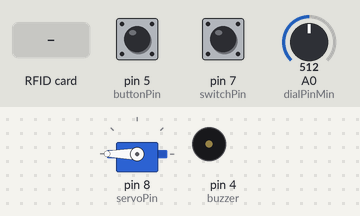
Bench run of a sketch on a simulated Arduino Uno, built with avr-gcc and run on an emulated ATmega328P. Parts: servo, buzzer (waves = sounding, pin HIGH). The test bench sets the inputs (shaded band); at power-on: pin 5 (buttonPin) LOW, pin 7 (switchPin) LOW, A0 (dialPinMin) = 512. Random numbers use the default seed unless the sketch sets one; pins used as bus, display or sensor lines are not drawn; what the sketch prints to the serial monitor is not drawn.

Above: at 1.3 s.
1.4 s: RFID card 22 83 4C 63 held to the reader
At 2.7 s:
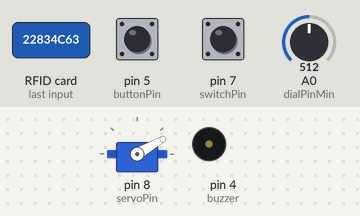
3.2 s: pin 5 (buttonPin) pulled HIGH for 1 s
At 3.85 s:
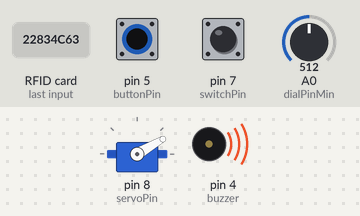
5.7 s: pin 5 (buttonPin) pulled HIGH for 3.2 s
At 6.28 s:
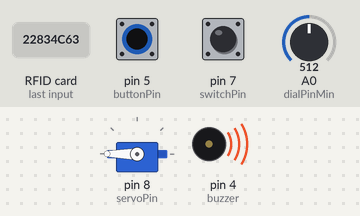
10.4 s: RFID card 59 B9 D9 2A held to the reader
At 12.0 s:
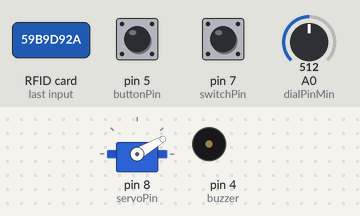
12.4 s: RFID card 5E 7A 19 C4 held to the reader
At 14.2 s:
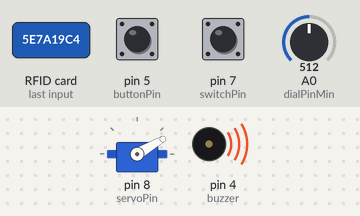
15.4 s: pin 5 (buttonPin) pulled HIGH for 0.15 s
At 17.0 s:
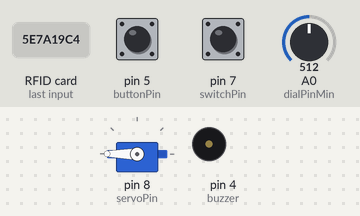
Timing chart, 0 to 18.3 s (numbered marks = the images above; inputs shaded):
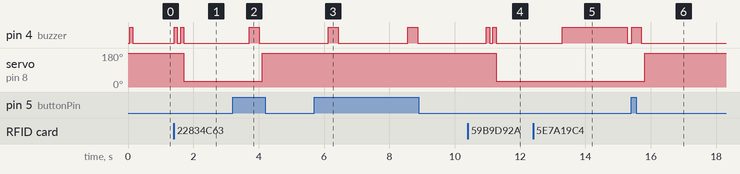

Measured:
- after the input at 1.4 s, pin 4 (buzzer): alternates HIGH for 0.10 s and LOW for 0.10 s, 4 changes in all, then stays LOW, starting at once; servo on pin 8 (servoPin): 180° → 30° after 0.31 s
- after the input at 3.2 s, pin 4 (buzzer): LOW → HIGH after 0.51 s, → LOW 0.30 s later; servo on pin 8 (servoPin): 30° → 180° after 0.91 s
- after the input at 5.7 s, pin 4 (buzzer): alternates HIGH for 0.30 s and LOW for 2.1 s, starting after 0.43 s
- after the input at 10.4 s, pin 4 (buzzer): alternates HIGH for 0.10 s and LOW for 0.10 s, 4 changes in all, then stays LOW, starting after 0.56 s; servo on pin 8 (servoPin): 180° → 30° after 0.86 s
- after the input at 12.4 s, pin 4 (buzzer): LOW → HIGH after 0.88 s, → LOW 2.0 s later
- after the input at 15.4 s, pin 4 (buzzer): LOW → HIGH at once, → LOW 0.30 s later; servo on pin 8 (servoPin): 30° → 180° after 0.41 s

The sketch:

raghad_s_clothest.ino
```cpp
#include <Servo.h>
#include <elapsedMillis.h>
#include "SPI.h"
#include "MFRC522.h"
#define SS_PIN 10
#define RST_PIN 9
int m = 0, n = 0, val;
int buzzer = 4;
const int buttonPin = 5;
MFRC522 rfid(SS_PIN, RST_PIN);
MFRC522::MIFARE_Key key;
#define switchPin 7
#define servoPin 8
#define dialPinMin 0
#define dialPinMax 1
Servo myservo;
elapsedMillis timeElapsed;
long timeElapsedSec;
long delayTimeElapsed;
bool switchPressed;
int servoPos;
long randomNum;
long randomSeedVar;
bool servoMoved = false;
float delayMin;
float delayMax;


void setup() {
  Serial.begin(9600);
  SPI.begin();
  rfid.PCD_Init();
  pinMode(switchPin, INPUT);
   myservo.attach(servoPin);
   randomSeedVar = analogRead(5);     //generates a pseudo random seed by analog reading an empty pin (more info here: https://programmingelectronics.com/using-random-numbers-with-arduino/)
   randomSeed(randomSeedVar);
   myservo.write(180);
   pinMode(buzzer, OUTPUT);
   pinMode(buttonPin, INPUT);
   digitalWrite(buzzer, HIGH);
   delay(100);
   digitalWrite(buzzer, LOW);
}

void servo_open(){
delayMin = analogRead(dialPinMin);
//  delayMax = analogRead(dialPinMax);
//  delayMin = map(delayMin, 0, 1023, 5000, 0);
//  delayMax = map(delayMax, 0, 1023, 0, 10000);
  switchPressed = digitalRead(switchPin);
  //if(switchPressed) {     //if switch is pressed, move the servo to turn the switch back off.
      myservo.write(30);
      servoMoved = false;
      delay(2000);
  //}
  //else if(!servoMoved) {     //once the switch has been turned off, the servo will wait a random amount of time before moving back to its original position.
        randomNum = random(delayMin, delayMax);
        delayTimeElapsed = timeElapsed/2;
        while(timeElapsed < delayTimeElapsed + randomNum) {     //debugging data will continue to be printed while delaying.
          //debug(true);
        }
        //myservo.write(0);
        //servoMoved = true;
  //}
  timeElapsedSec = timeElapsed / 1000;
  //debug(false);
}


void servo_close(){
  delayMin = analogRead(dialPinMin);
   switchPressed = digitalRead(switchPin);
    myservo.write(180);
      servoMoved = false;
      delay(2000);
}


void loop(){

    val = digitalRead(buttonPin);// cloase
  if (val == HIGH)
  {
    Serial.print("button prissed");
    digitalWrite(buzzer, HIGH);
    delay(300);
    digitalWrite(buzzer, LOW);
    delay(100);
    servo_close();
  }
    if (!rfid.PICC_IsNewCardPresent() || !rfid.PICC_ReadCardSerial())
      return;
    // Serial.print(F("PICC type: "));
    MFRC522::PICC_Type piccType = rfid.PICC_GetType(rfid.uid.sak);
    // Serial.println(rfid.PICC_GetTypeName(piccType));
    // Check is the PICC of Classic MIFARE type
    if (piccType != MFRC522::PICC_TYPE_MIFARE_MINI &&
        piccType != MFRC522::PICC_TYPE_MIFARE_1K &&
        piccType != MFRC522::PICC_TYPE_MIFARE_4K) {
      Serial.println(F("Your tag is not of type MIFARE Classic."));
      return;
    }
    String strID = "";
    for (byte i = 0; i < 4; i++) {
      strID +=
        (rfid.uid.uidByte[i] < 0x10 ? "0" : "") +
        String(rfid.uid.uidByte[i], HEX) +
        (i != 3 ? ":" : "");
    }
    strID.toUpperCase();
    Serial.print("Tap card key: ");
    Serial.println(strID);


    if ((strID.indexOf("22:83:4C:63") >= 0)||(strID.indexOf("59:B9:D9:2A") >= 0))
    {
      digitalWrite(buzzer, HIGH);
      delay(100);
      digitalWrite(buzzer, LOW);
      delay(100);
      digitalWrite(buzzer, HIGH);
      delay(100);
      digitalWrite(buzzer, LOW);
      servo_open();
      Serial.println("card accepted");

    }
    /*else if (strID.indexOf("59:B9:D9:2A") >= 0)
    {
      digitalWrite(buzzer, HIGH);
      delay(100);
      digitalWrite(buzzer, LOW);
      delay(100);
      digitalWrite(buzzer, HIGH);
      delay(100);
      digitalWrite(buzzer, LOW);
      servo_open();
      Serial.println("card accepted");

    }*/
    else
    {

      Serial.println("***WARNING: unconfirmed card \"new card\"");
      digitalWrite(buzzer, HIGH);
      delay(2000);
      digitalWrite(buzzer, LOW);
    }
    rfid.PICC_HaltA();
    rfid.PCD_StopCrypto1();
  }
```
